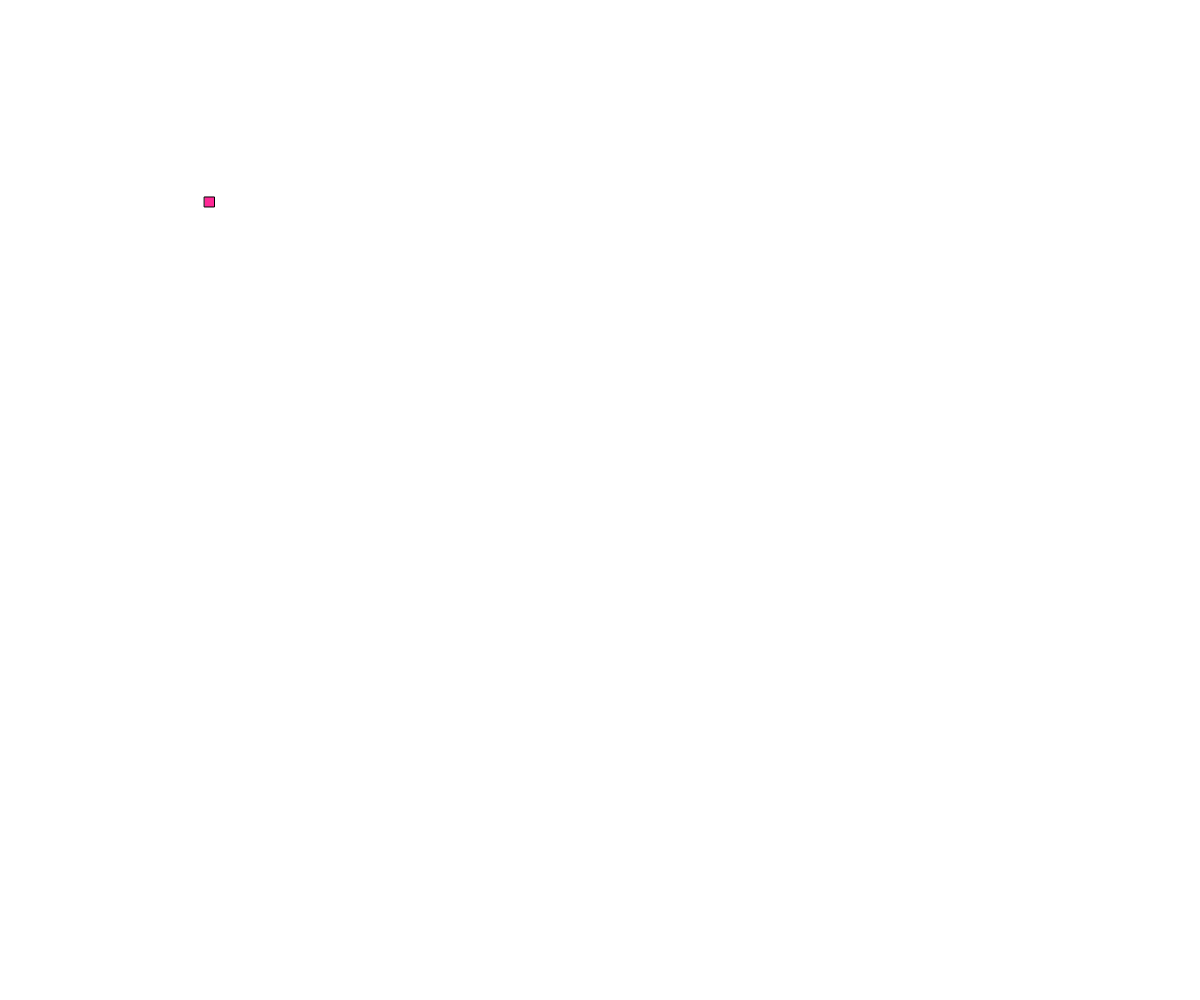
Frame 1 (no input)
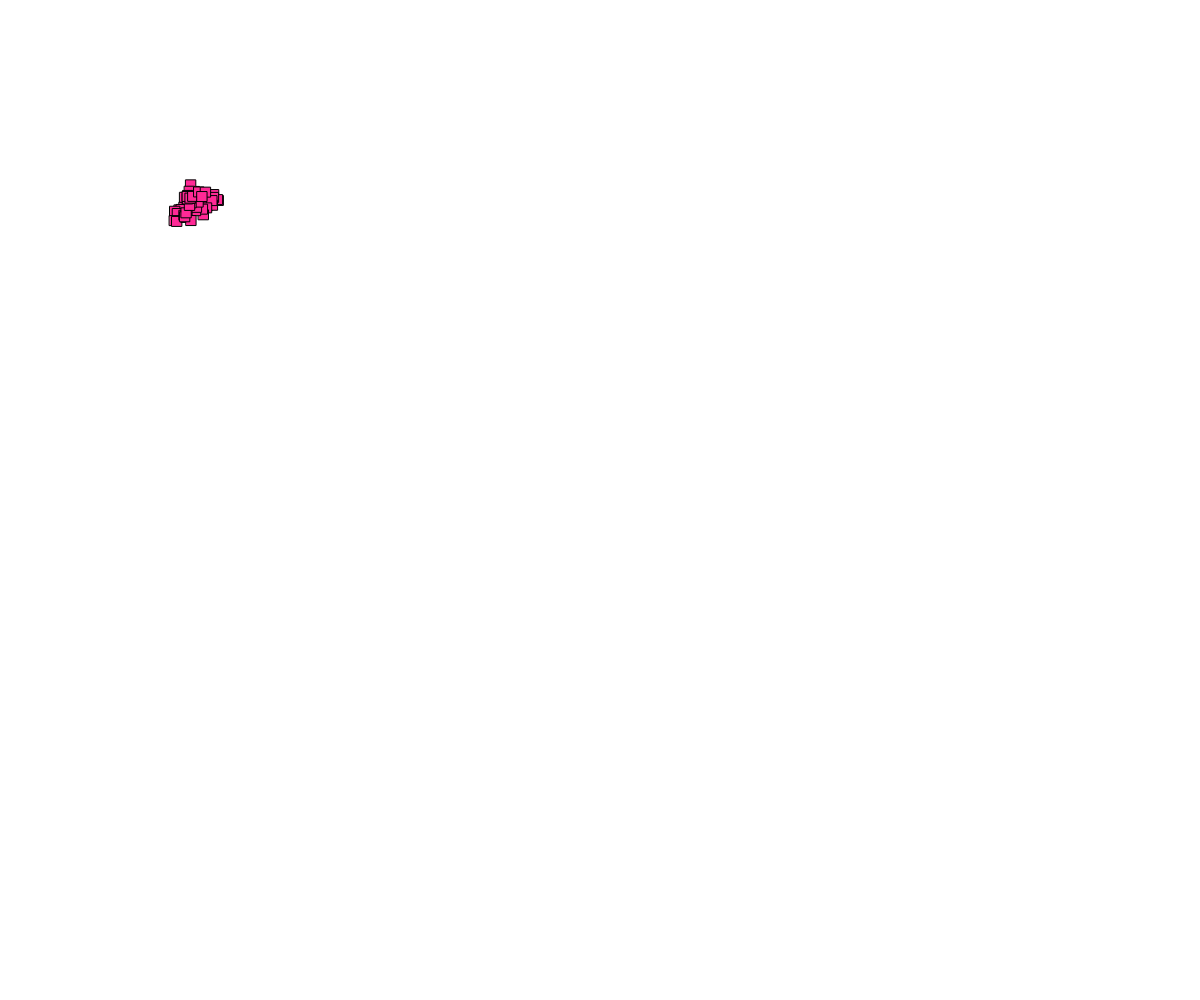
Frame 60 (no input)
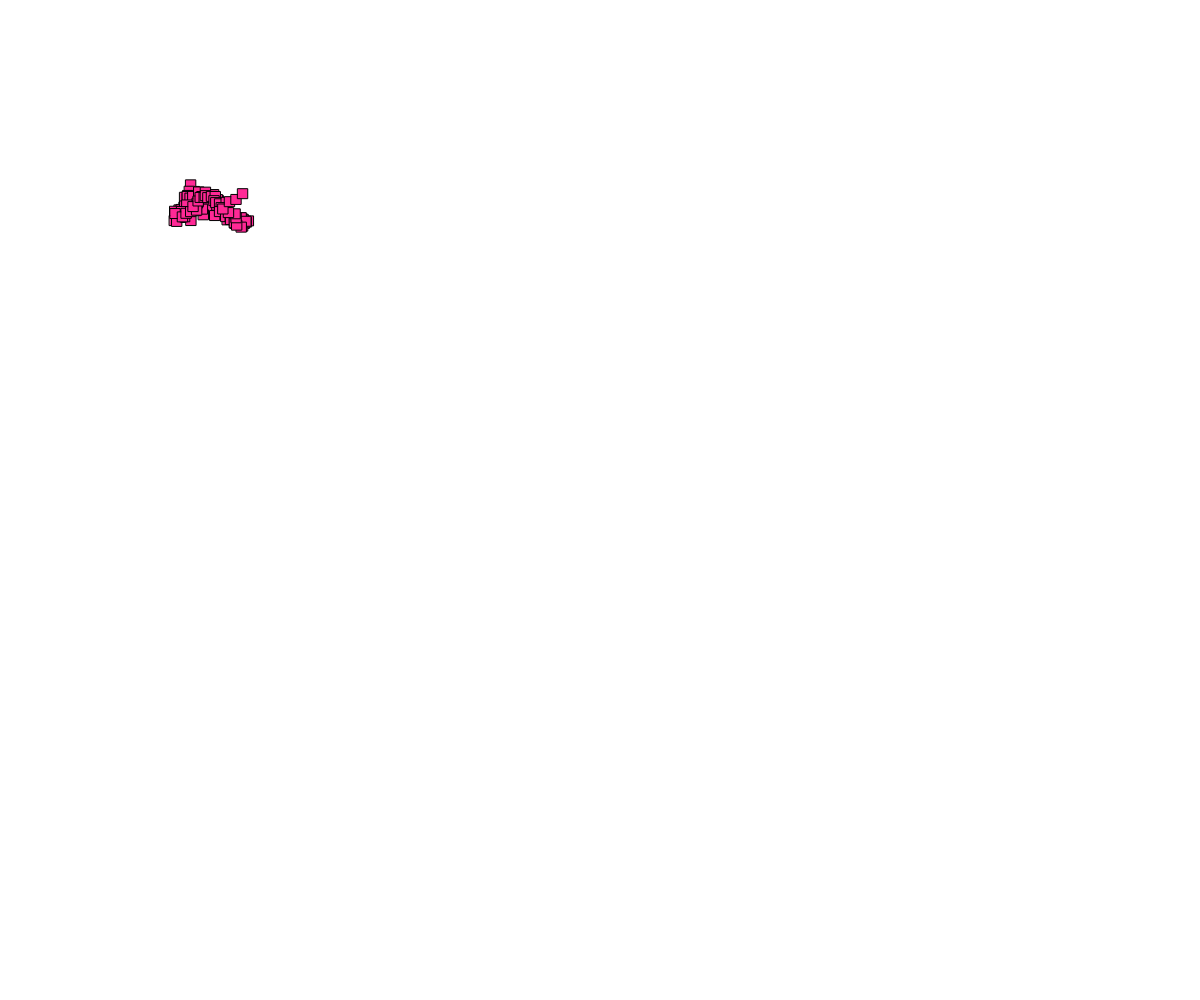
Frame 120 (the mouse pressed at the canvas centre since frame 60)

The p5.js sketch that drew these frames (run headless with seeded random() and noise() and a simulated clock; from frame 60 on, the mouse is pressed at the canvas centre):

// p5.js sketch
// ── sketch.js
let w1;

function setup() {
  createCanvas(windowWidth, windowHeight);
  w1 = new Walker(200, 200);
}

function draw() {
  w1.update();
  w1.display();
}

class Walker {
  constructor(_posX, _posY) {
   this.posX = _posX;
   this.posY = _posY;
   this. vel = random (1, 10);
   this.color = color(255, random(0, 200), random(0, 200));
   this.esCirculo = random() > 0.5 ? true: false;
  }
  update() { 
    this.posX += random(-this.vel, this.vel);
    this.posY += random(-this.vel, this.vel);
  }

  display() {
    fill(this.color);
    if(this. esCirculo){
      circle(this.posX, this.posY, 10);
    }else {
      rect (this.posX, this.posY, 10, 10);
    }
  }
}
